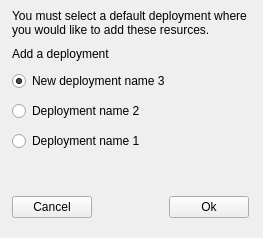
<?xml version="1.0" encoding="UTF-8"?>
<ui version="4.0">
 <class>DeploymentsWidget</class>
 <widget class="QWidget" name="DeploymentsWidget">
  <property name="geometry">
   <rect>
    <x>0</x>
    <y>0</y>
    <width>263</width>
    <height>238</height>
   </rect>
  </property>
  <property name="sizePolicy">
   <sizepolicy hsizetype="Fixed" vsizetype="Fixed">
    <horstretch>0</horstretch>
    <verstretch>0</verstretch>
   </sizepolicy>
  </property>
  <property name="minimumSize">
   <size>
    <width>263</width>
    <height>238</height>
   </size>
  </property>
  <property name="maximumSize">
   <size>
    <width>263</width>
    <height>238</height>
   </size>
  </property>
  <property name="windowTitle">
   <string>Form</string>
  </property>
  <layout class="QVBoxLayout" name="verticalLayout">
   <property name="spacing">
    <number>0</number>
   </property>
   <property name="leftMargin">
    <number>0</number>
   </property>
   <property name="topMargin">
    <number>0</number>
   </property>
   <property name="rightMargin">
    <number>0</number>
   </property>
   <item>
    <layout class="QHBoxLayout" name="horizontalLayout_2">
     <property name="spacing">
      <number>0</number>
     </property>
     <property name="leftMargin">
      <number>1</number>
     </property>
     <property name="rightMargin">
      <number>1</number>
     </property>
     <item>
      <widget class="AzQtComponents::TitleBar" name="titlebar" native="true"/>
     </item>
    </layout>
   </item>
   <item>
    <widget class="QWidget" name="contents" native="true">
     <layout class="QVBoxLayout" name="verticalLayout_2">
      <property name="spacing">
       <number>10</number>
      </property>
      <property name="leftMargin">
       <number>12</number>
      </property>
      <item>
       <widget class="QLabel" name="label">
        <property name="text">
         <string>You must select a default deployment where
you would like to add these resurces.</string>
        </property>
       </widget>
      </item>
      <item>
       <widget class="QLabel" name="blueLabel">
        <property name="text">
         <string>Add a deployment</string>
        </property>
       </widget>
      </item>
      <item>
       <widget class="QRadioButton" name="radioButton">
        <property name="text">
         <string>New deployment name 3</string>
        </property>
        <property name="checked">
         <bool>true</bool>
        </property>
       </widget>
      </item>
      <item>
       <widget class="QRadioButton" name="radioButton_2">
        <property name="text">
         <string>Deployment name 2</string>
        </property>
       </widget>
      </item>
      <item>
       <widget class="QRadioButton" name="radioButton_3">
        <property name="text">
         <string>Deployment name 1</string>
        </property>
       </widget>
      </item>
      <item>
       <spacer name="verticalSpacer">
        <property name="orientation">
         <enum>Qt::Vertical</enum>
        </property>
        <property name="sizeHint" stdset="0">
         <size>
          <width>20</width>
          <height>40</height>
         </size>
        </property>
       </spacer>
      </item>
      <item>
       <layout class="QHBoxLayout" name="horizontalLayout">
        <property name="leftMargin">
         <number>0</number>
        </property>
        <property name="rightMargin">
         <number>5</number>
        </property>
        <item>
         <widget class="QPushButton" name="deploymentO2">
          <property name="text">
           <string>Cancel</string>
          </property>
         </widget>
        </item>
        <item>
         <spacer name="horizontalSpacer">
          <property name="orientation">
           <enum>Qt::Horizontal</enum>
          </property>
          <property name="sizeHint" stdset="0">
           <size>
            <width>40</width>
            <height>20</height>
           </size>
          </property>
         </spacer>
        </item>
        <item>
         <widget class="QPushButton" name="deploymentOk">
          <property name="text">
           <string>Ok</string>
          </property>
         </widget>
        </item>
       </layout>
      </item>
     </layout>
    </widget>
   </item>
  </layout>
 </widget>
 <customwidgets>
  <customwidget>
   <class>AzQtComponents::TitleBar</class>
   <extends>QWidget</extends>
   <header>AzQtComponents/Components/TitleBar.h</header>
   <container>1</container>
  </customwidget>
 </customwidgets>
 <resources/>
 <connections/>
</ui>
